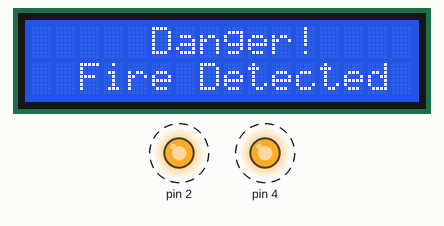
Recording of a sketch running on a simulated Arduino Uno, built with avr-gcc and run on an emulated ATmega328P. Shown: 16×2 character LCD, output pins drawn as LEDs (lit = HIGH). Dashed ring = blinking.

Above: at 0.19 s.
Timing chart, 0 to 130.0 s (numbered marks = the images above):
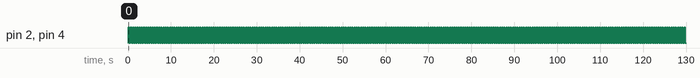

Measured:
- by itself, pin 2, pin 4: alternates HIGH for 0.25 s and LOW for 0.25 s

The sketch:

fire_detector.ino
```cpp
#include <Wire.h>
#include<LiquidCrystal.h>

const int rs = 13, en = 12, d4 = 10, d5 = 9, d6 = 7, d7 = 8;
LiquidCrystal lcd(rs, en, d4, d5, d6, d7);

void setup()
{
  Serial.begin(9600);
  pinMode(0, INPUT);
  pinMode(A0, INPUT);
  pinMode(4, OUTPUT);
  pinMode(2, OUTPUT);
  lcd.begin(16, 2);
}

void loop()
{
  //Serial.println(digitalRead(2));
  //Serial.println(digitalRead(3));
  //Serial.println(analogRead(A0));
  if (digitalRead(0) == 0){
    digitalWrite(4, HIGH);
    digitalWrite(2, HIGH);
    lcd.setCursor(5, 0);
    lcd.print("Danger!");
    lcd.setCursor(2, 1);
    lcd.print("Fire Detected");
    delay(250); // Wait for 100 millisecond(s)
    digitalWrite(4, LOW);
    digitalWrite(2, LOW);
    clearLCDLine(1);
    //lcd.clear();
    delay(250); // Wait for 100 millisecond(s)
  }else if(analogRead(A0) > 550 ) {
    digitalWrite(4, HIGH);
    digitalWrite(2, HIGH);
    lcd.setCursor(5, 0);
    lcd.print("Danger!");
    lcd.setCursor(2, 1);
    lcd.print("Gas Detected");
    delay(250); // Wait for 100 millisecond(s)
    digitalWrite(4, LOW);
    digitalWrite(2, LOW);
    clearLCDLine(1);
    //lcd.clear();
    delay(250); // Wait for 100 millisecond(s)
  }
  else {
    lcd.clear();
    digitalWrite(4, LOW);
    digitalWrite(2, LOW);
    delay(125); // Wait for 100 millisecond(s)
  }
}

void clearLCDLine(int line){
  lcd.setCursor(0,line);
  for(int n = 0; n < 20; n++){
    lcd.print(" ");
  }
}
```
